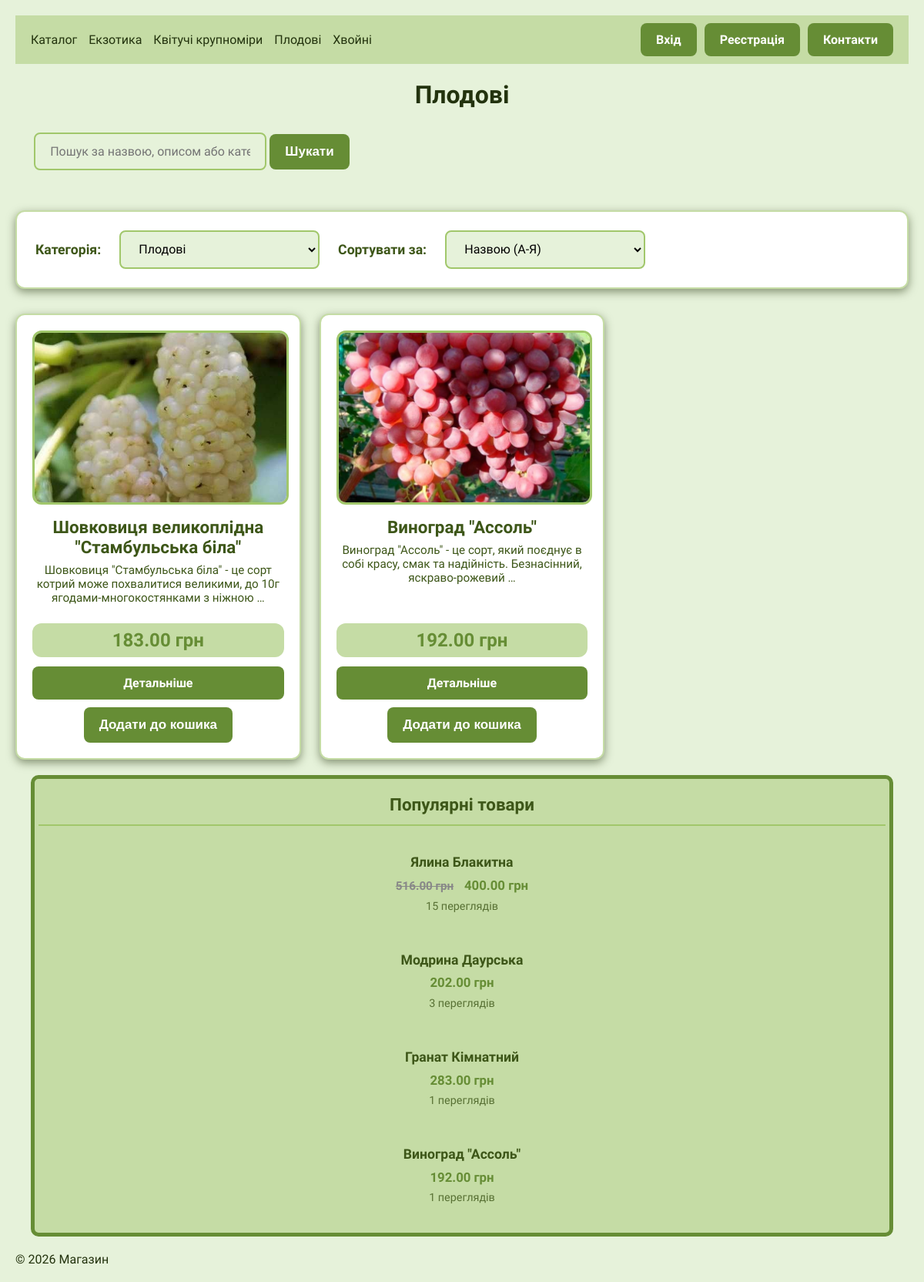
The page /category/plodovi/ on the database as committed earlier.
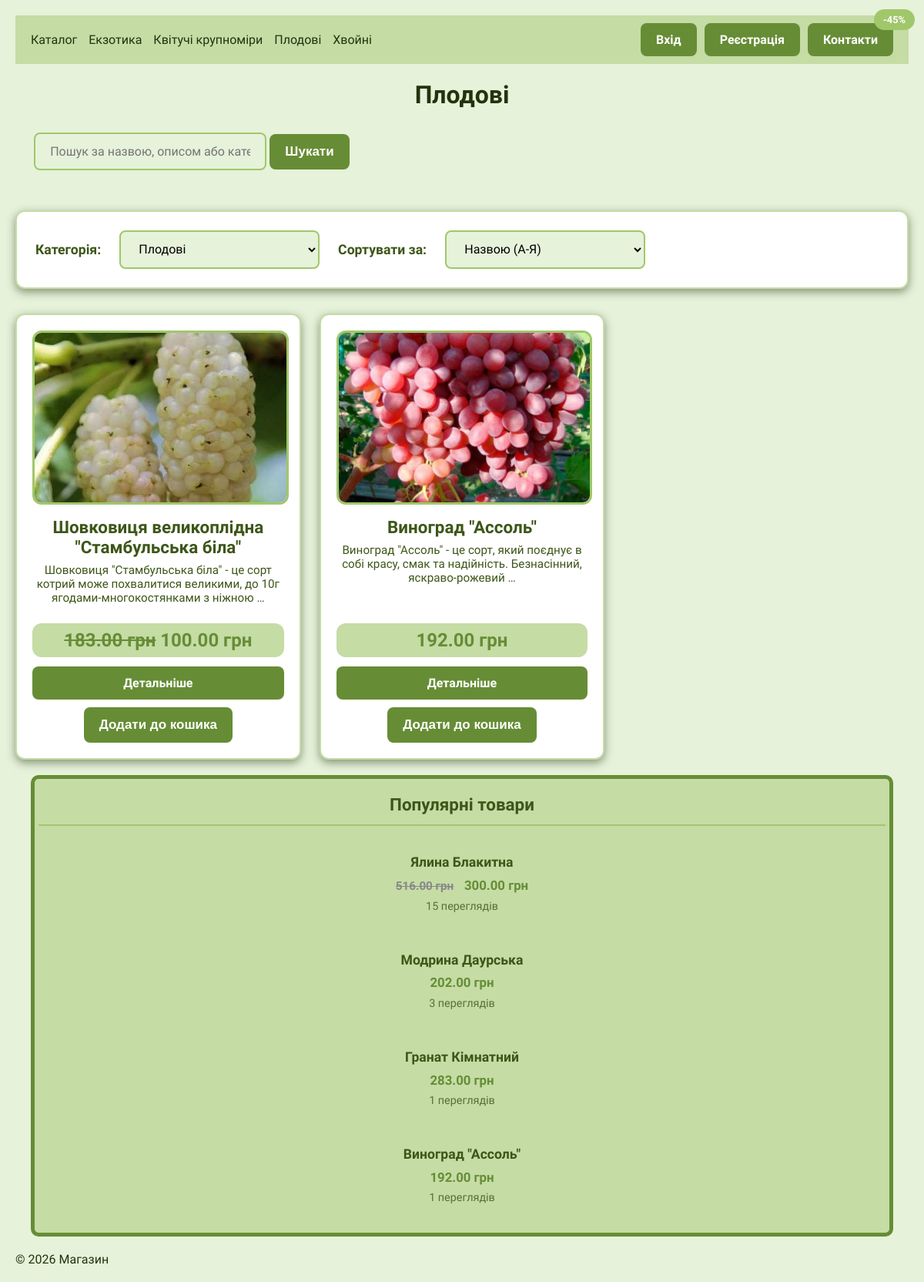
The same page on the database as committed later.
### main/models.py (models this page shows, shortened)
class Category(models.Model):
    name = models.CharField(max_length=100, db_index=True, verbose_name="Назва")
    slug = models.SlugField(max_length=100, unique=True, verbose_name="Slug")
    description = models.TextField(blank=True, verbose_name="Опис")
    image = models.ImageField(upload_to="categories/", blank=True, null=True, verbose_name="Зображення")
    is_active = models.BooleanField(default=True, verbose_name="Активна")
    class Meta:
        ordering = ['name']
        verbose_name = "Категорія"
        verbose_name_plural = "Категорії"
    def get_absolute_url(self):
        return reverse('main:product_list_by_category', kwargs={'category_slug': self.slug})

class Product(models.Model):
    category = models.ForeignKey(
        Category,
        on_delete=models.CASCADE,
        related_name='products',
        verbose_name="Категорія",
        null=True,
        blank=True
    )
    name = models.CharField(max_length=200, verbose_name="Назва")
    slug = models.SlugField(
        max_length=200,
        unique=True,
        verbose_name="Slug",
        null=True,
        blank=True
    )
    description = models.TextField(verbose_name="Опис")
    price = models.DecimalField(max_digits=10, decimal_places=2, verbose_name="Ціна")
    discount_price = models.DecimalField(max_digits=10, decimal_places=2, null=True, blank=True, verbose_name="Ціна зі знижкою")
    image = models.ImageField(upload_to="products/%Y/%m/%d", blank=True, null=True, verbose_name="Зображення")
    views = models.PositiveIntegerField(default=0, verbose_name="Перегляди")
    featured = models.BooleanField(default=False, verbose_name="Рекомендований")
    is_available = models.BooleanField(default=True, verbose_name="В наявності")
    created_at = models.DateTimeField(auto_now_add=True)
    updated_at = models.DateTimeField(auto_now=True)
    class Meta:
        ordering = ['-created_at']
        verbose_name = "Товар"
        verbose_name_plural = "Товари"
    def get_absolute_url(self):
        return reverse('main:product_detail', kwargs={'id': self.id, 'slug': self.slug})

### main/views.py (the view)
# urls.py: path('', views.product_list, name='product_list'),
def product_list(request, category_slug=None):
    category = None
    categories = Category.objects.all()
    if category_slug:
        category = get_object_or_404(Category, slug=category_slug)
    products_qs, current_sort, search_query = get_filtered_products(request, category)
    paginator = Paginator(products_qs, 6)
    page = request.GET.get('page', 1)
    try:
        products_page = paginator.page(page)
    except PageNotAnInteger:
        products_page = paginator.page(1)
    except EmptyPage:
        products_page = paginator.page(paginator.num_pages)
    context = {
        'category': category,
        'categories': categories,
        'products': products_page,
        'current_sort': current_sort,
        'search_query': search_query,
    }
    return render(request, 'main/product_list.html', context)

### accounts/views.py (called while the page is built)
    def __call__(self, request):
        if request.path.startswith('/admin/'):
            if not request.user.is_authenticated or not request.user.is_staff:
                return redirect('main:product_list')
        return self.get_response(request)

### cart/context_processors.py (called while the page is built)
def cart_count(request):
    if request.user.is_authenticated:
        total = CartItem.objects.filter(user=request.user).aggregate(total=Sum('quantity'))['total']
        count = total or 0
    else:
        try:
            cart_str = request.COOKIES.get('cart', '{}')
            cart = json.loads(cart_str)
            count = sum(item.get('quantity', 0) for item in cart.values())
        except json.JSONDecodeError:
            count = 0
    return {'cart_count': count}

### main/templatetags/shop_filters.py (called while the page is built)
@register.filter(name='currency')
def format_currency(value, currency='грн'):
    try:
        return f"{float(value):.2f} {currency}"
    except (ValueError, TypeError):
        return value

@register.filter
def compact_number(value):
    try:
        value = int(value)
        if value >= 1000000:
            return f"{value / 1000000:.1f}M"
        elif value >= 1000:
            return f"{value / 1000:.1f}K"
        return str(value)
    except (ValueError, TypeError):
        return value

### main/templatetags/shop_tags.py (called while the page is built)
@register.inclusion_tag('main/components/product_card.html')
def show_product_card(product):
    discount = 0
    if product.discount_price and product.price > 0:
        discount = int(((product.price - product.discount_price) / product.price) * 100)
    return {
        'product': product,
        'discount': discount,
        'final_price': product.discount_price if product.discount_price else product.price,
    }

@register.inclusion_tag('main/components/popular_products.html')
def show_popular_products(count=4):
    products = Product.objects.filter(is_available=True).order_by('-views')[:count]
    return {'popular_products': products}

### main/templates/main/product_list.html (shortened to what this page needs)
{% extends 'main/base.html' %}
{% load shop_filters shop_tags %}
{% block content %}
    <h1>
        {% if search_query %}
            Результати пошуку за "{{ search_query }}"
        {% elif category %}
            {{ category.name }}
        {% else %}
            Каталог товарів
        {% endif %}
    </h1>
    {% include 'main/search_form.html' %}
    <div class="sort-container">
        <label for="category-select">Категорія:</label>
        <select id="category-select" onchange="this.options[this.selectedIndex].value && (window.location = this.options[this.selectedIndex].value);">
            {% for cat in categories %}
            <option value="{{ cat.get_absolute_url }}" {% if category == cat %}selected{% endif %}>{{ cat.name }}</option>
            {% endfor %}
        </select>
        <label for="sort-select">Сортувати за:</label>
        <select id="sort-select" onchange="this.options[this.selectedIndex].value && (window.location = this.options[this.selectedIndex].value);">
            <option value="?sort=name" {% if current_sort == 'name' %}selected{% endif %}>Назвою (A-Я)</option>
        </select>
    </div>
    <div class="row">
      <div class="col-md-9">
        <div class="products-grid">
            {% for product in products %}
                {% show_product_card product %}
            {% empty %}
                <p>Товари не знайдено.</p>
            {% endfor %}
        </div>
      </div>
      <div class="col-md-3">
        {% show_popular_products %}
      </div>
    </div>
{% endblock %}

### main/templates/main/base.html (shortened to what this page needs)
{% load static shop_tags %}
<!doctype html>
<html lang="uk">
  <head>
    <link rel="stylesheet" href="{% static 'css/style.css' %}" />
  </head>
  <body>
    <header>
      <nav>
        <a href="{% url 'main:product_list' %}">Каталог</a>
        {% for cat in categories %}
        <a href="{{ cat.get_absolute_url }}">{{ cat.name }}</a>
        {% endfor %}
      </nav>
      <div class="auth-buttons">
        {% if user.is_authenticated %}
        {% if user.is_staff %}<a class="btn btn-primary" href="{% url 'admin:index' %}">Адмінка</a>{% endif %}
        <a href="{% url 'cart:cart_detail' %}" class="btn">Корзина ({{ cart_count }})</a>
        <a class="btn btn-primary" href="{% url 'accounts:profile' %}">Профіль</a>
        <a class="btn btn-primary" href="{% url 'accounts:logout' %}">Вийти</a>
        {% else %}
        <a class="btn btn-primary" href="{% url 'accounts:login' %}">Вхід</a>
        <a class="btn btn-primary" href="{% url 'accounts:register' %}">Реєстрація</a>
        <a class="btn btn-primary" href="{% url 'contact:contact' %}">Контакти</a>
        {% endif %}
      </div>
    </header>
    <main>{% block content %}{% endblock %}</main>
    <footer>© 2026 Магазин</footer>
  </body>
</html>

### main/templates/main/search_form.html (shortened to what this page needs)
<div class="search-form">
    <form method="get">
        <input
            type="text"
            name="q"
            value="{{ request.GET.q|default:'' }}"
            placeholder="Пошук за назвою, описом або категорією..."
        >
        <button type="submit">Шукати</button>
    </form>
</div>

### main/templates/main/components/product_card.html (shortened to what this page needs)
{% load shop_filters %}
<div class="product-card">
  {% if product.image %}
  <img src="{{ product.image.url }}" alt="{{ product.name }}">
  {% endif %}
  <h3>{{ product.name }}</h3>
  <div class="meta">{{ product.description|truncatewords:15 }}</div>
  {% if discount > 0 %}
  <span class="featured-badge">-{{ discount }}%</span>
  <p class="price"><del>{{ product.price|currency }}</del> {{ final_price|currency }}</p>
  {% else %}
  <p class="price">{{ product.price|currency }}</p>
  {% endif %}
  <a href="{{ product.get_absolute_url }}" class="btn">
    Детальніше
  </a>
  <form method="post" action="{% url 'cart:add_to_cart' product.id %}">
    <button type="submit" class="btn">Додати до кошика</button>
  </form>
</div>

### main/templates/main/components/popular_products.html
{% load shop_filters %}
<div class="popular-sidebar">
  <h3>Популярні товари</h3>
  <div class="popular-list">
    {% for product in popular_products %}
    <a href="{{ product.get_absolute_url }}" class="popular-item">
      <div class="popular-item__content">
        <h4>{{ product.name|truncatewords:6 }}</h4>
        <div class="popular-item__price">
          {% if product.discount_price and product.discount_price < product.price %}
            <span class="old-price"><del>{{ product.price|currency }}</del></span>
            <span class="current-price">{{ product.discount_price|currency }}</span>
          {% else %}
            <span class="current-price">{{ product.price|currency }}</span>
          {% endif %}
        </div>
        <small class="views">{{ product.views|compact_number }} переглядів</small>
      </div>
    </a>
    {% empty %}
    <div class="popular-empty">Наразі немає популярних товарів</div>
    {% endfor %}
  </div>
</div>

Rows that differ between the two databases and show on the page:
changed Product "183.00 грн": discount (not shown) → "45"; discount_price (not shown) → "100.00 грн"
changed Product "Ялина Блакитна": discount_price "400.00 грн" → "300.00 грн"
